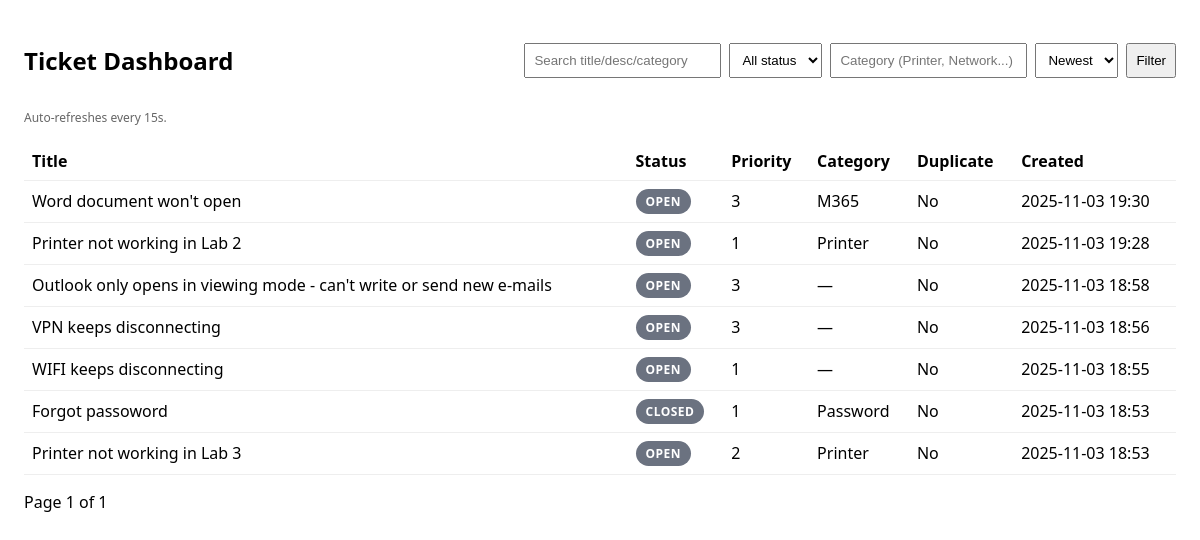
Before: /reports/dashboard/ with the older database file.
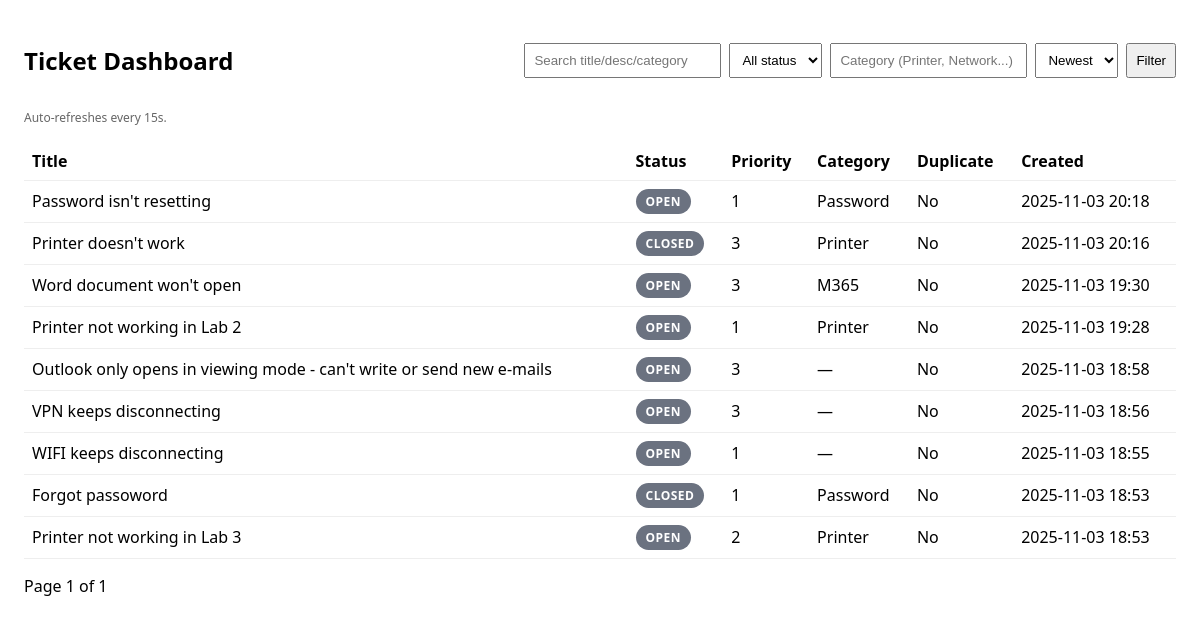
After: the same page with the newer database file.
### tickets/models.py (models this page shows, shortened)
class Ticket(models.Model):
    title = models.CharField(max_length=400)
    description = models.TextField(blank=True)
    created_at = models.DateTimeField(auto_now_add=True)
    priority = models.IntegerField(default=3)  # 1: High, 2: Medium, 3: Low
    status = models.CharField(max_length=50, default='Open')
    category = models.CharField(max_length=100, blank=True, null=True)
    is_duplicate = models.BooleanField(default=False)
    updated_at = models.DateTimeField(auto_now=True)

### reports/views.py (the view)
# urls.py: path('dashboard/', views.dashboard, name='dashboard'),
def dashboard(request):
    qs = Ticket.objects.all()
    q = (request.GET.get("q") or "").strip()
    if q:
        qs = qs.filter(
            Q(title__icontains=q) |
            Q(description__icontains=q) |
            Q(category__icontains=q)
        )
    status = (request.GET.get("status") or "").strip().lower()
    if status in {"open", "closed"}:
        qs = qs.filter(status=status)
    category = (request.GET.get("category") or "").strip()
    if category:
        qs = qs.filter(category__icontains=category)
    ordering = request.GET.get("ordering") or "-created_at"
    if ordering not in {"-created_at", "created_at", "priority"}:
        ordering = "-created_at"
    qs = qs.order_by(ordering)
    paginator = Paginator(qs, 20)
    page_number = request.GET.get("page")
    page_obj = paginator.get_page(page_number)
    context = {
        "tickets": page_obj,
        "q": q,
        "status": status,
        "category": category,
        "ordering": ordering,
    }
    return render(request, "reports/dashboard.html", context)

### reports/templates/reports/dashboard.html (shortened to what this page needs)
<!doctype html>
<html lang="en">
<head>
</head>
<body>
<header>
  <h2 style="margin-right:auto">Ticket Dashboard</h2>
  <form class="inline" method="get">
    <input type="text" name="q" placeholder="Search title/desc/category" value="{{ q }}">
    <select name="status">
      <option value="">All status</option>
    </select>
    <input type="text" name="category" placeholder="Category (Printer, Network...)" value="{{ category }}">
    <select name="ordering">
      <option value="-created_at" {% if ordering == '-created_at' %}selected{% endif %}>Newest</option>
    </select>
    <button type="submit">Filter</button>
  </form>
</header>
<p class="muted">Auto-refreshes every 15s. </p>
<table id="table">
  <thead>
    <tr>
      <th>Title</th>
      <th>Status</th>
      <th>Priority</th>
      <th>Category</th>
      <th>Duplicate</th>
      <th>Created</th>
    </tr>
  </thead>
  <tbody id="tbody">
    {% for t in tickets %}
    <tr>
      <td>{{ t.title }}</td>
      <td><span class="pill">{{ t.status }}</span></td>
      <td>{{ t.priority }}</td>
      <td>{{ t.category|default:"—" }}</td>
      <td>{{ t.is_duplicate|yesno:"Yes,No" }}</td>
      <td>{{ t.created_at|date:"Y-m-d H:i" }}</td>
    </tr>
    {% empty %}
    <tr><td colspan="6">No tickets yet.</td></tr>
    {% endfor %}
  </tbody>
</table>
<p>
  Page {{ tickets.number }} of {{ tickets.paginator.num_pages }}
</p>
</body>
</html>

### reports/templates/reports/dashboard.html (style rules this page uses)
body { font-family: system-ui, Arial; margin: 24px; }
header { display:flex; gap:12px; align-items:center; flex-wrap:wrap; }
input, select, button { padding:8px; }
table { width:100%; border-collapse: collapse; margin-top:16px; }
th, td { border-bottom:1px solid #eee; padding:8px; text-align:left; }
.muted { color:#666; font-size:12px; }
form.inline { display:flex; gap:8px; align-items:center; }
.pill { padding:4px 10px; border-radius:999px; font-size:12px; font-weight:600; letter-spacing:.5px; text-transform:uppercase; color:#fff; background:#6b7280; display:inline-block; }

Changed rows visible on the page:
added Ticket: title "Password isn't resetting", status "OPEN", priority "1", category "Password", is_duplicate "No", created_at "2025-11-03 20:18"
added Ticket: title "Printer doesn't work", status "CLOSED", priority "3", category "Printer", is_duplicate "No", created_at "2025-11-03 20:16"
